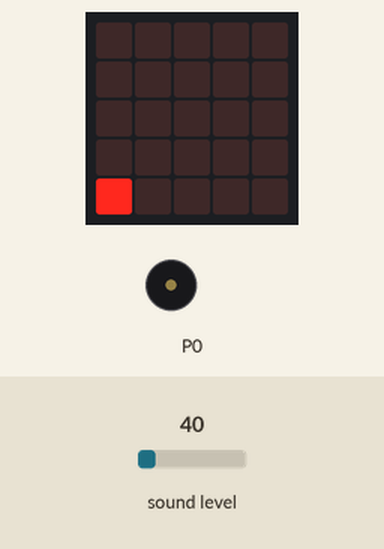
Recording of a program running on a simulated BBC micro:bit (MakeCode). Parts: the board's 5×5 LED display, buzzer (waves = sounding). Inputs (shaded band) come from the test bench; at power-on: sound level 40.

Above: at 1.2 s.
1.3 s: sound level set to 158
At 2.2 s:
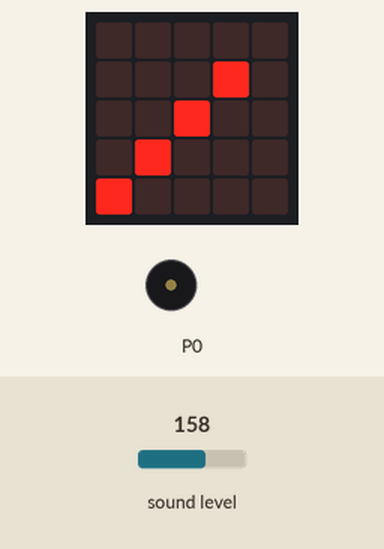
3.1 s: sound level set to 165
At 3.8 s:
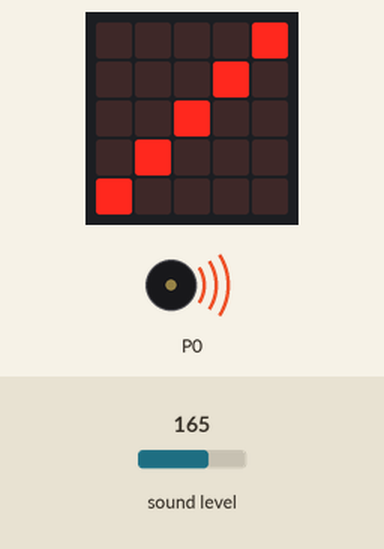
5.8 s: sound level set to 5
At 8.1 s:
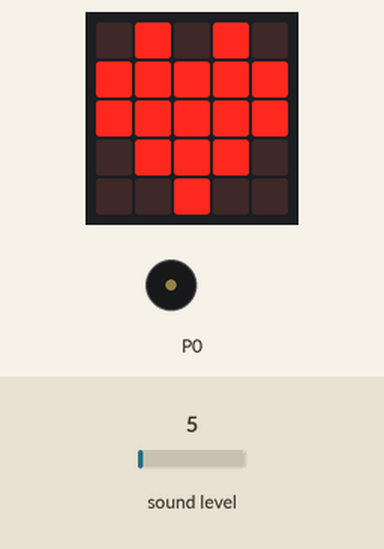
8.3 s: sound level set to 64
At 9.1 s:
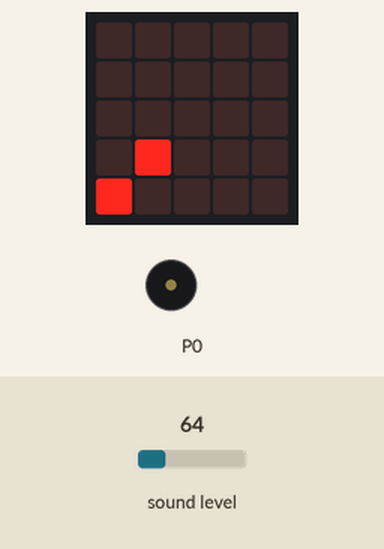
9.8 s: sound level set to 83
At 10.9 s:
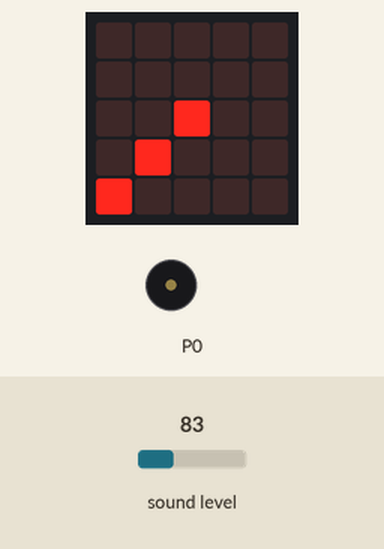
11.5 s: sound level set to 128
At 12.7 s:
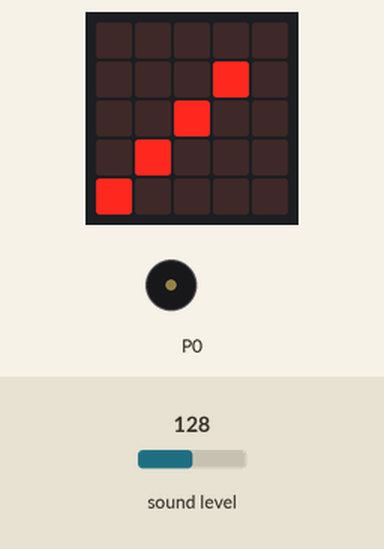
Timing chart, 0 to 14.2 s (numbered marks = the images above; inputs shaded):
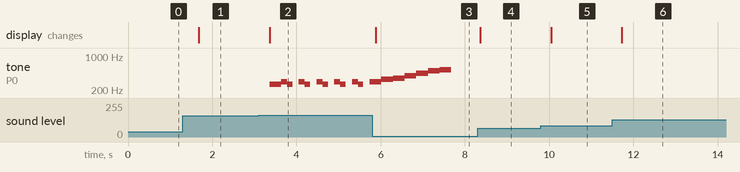

The program:

main.ts
```typescript
let lautstärke = 0
basic.forever(function () {
    lautstärke = input.soundLevel()
    if (lautstärke > 160) {
        music.play(music.stringPlayable("C D E F G A B C5 ", 220), music.PlaybackMode.InBackground)
        basic.showLeds(`
            . . . . #
            . . . # .
            . . # . .
            . # . . .
            # . . . .
            `)
    } else if (lautstärke > 120) {
        basic.showLeds(`
            . . . . .
            . . . # .
            . . # . .
            . # . . .
            # . . . .
            `)
    } else if (lautstärke > 80) {
        basic.showLeds(`
            . . . . .
            . . . . .
            . . # . .
            . # . . .
            # . . . .
            `)
    } else if (lautstärke > 40) {
        basic.showLeds(`
            . . . . .
            . . . . .
            . . . . .
            . # . . .
            # . . . .
            `)
    } else if (lautstärke > 10) {
        basic.showLeds(`
            . . . . .
            . . . . .
            . . . . .
            . . . . .
            # . . . .
            `)
    } else {
        basic.showIcon(IconNames.Heart)
    }
})
```

test.ts
```typescript
// Hier kann man Tests durchführen; diese Datei wird nicht kompiliert, wenn dieses Paket als Erweiterung verwendet wird.
```

Measured:
- the behaviour switches between 160 and 161 on sound level (found by bisection; images 1 and 2)
- after the input at 1.3 s, the display: changes after 0.38 s (image 1)
- after the input at 3.1 s, tone on P0: silent → 262 Hz after 0.26 s, then repeats every 0.42 s: 294 Hz 0.14 s, 262 Hz 0.13 s, silent 0.15 s; the display: changes after 0.26 s (image 2)
- after the input at 5.8 s, the display: changes after 0.08 s (image 3)
- after the input at 8.3 s, the display: changes after 0.06 s (image 4)
- after the input at 9.8 s, the display: changes after 0.25 s (image 5)
- after the input at 11.5 s, the display: changes after 0.23 s (image 6)
